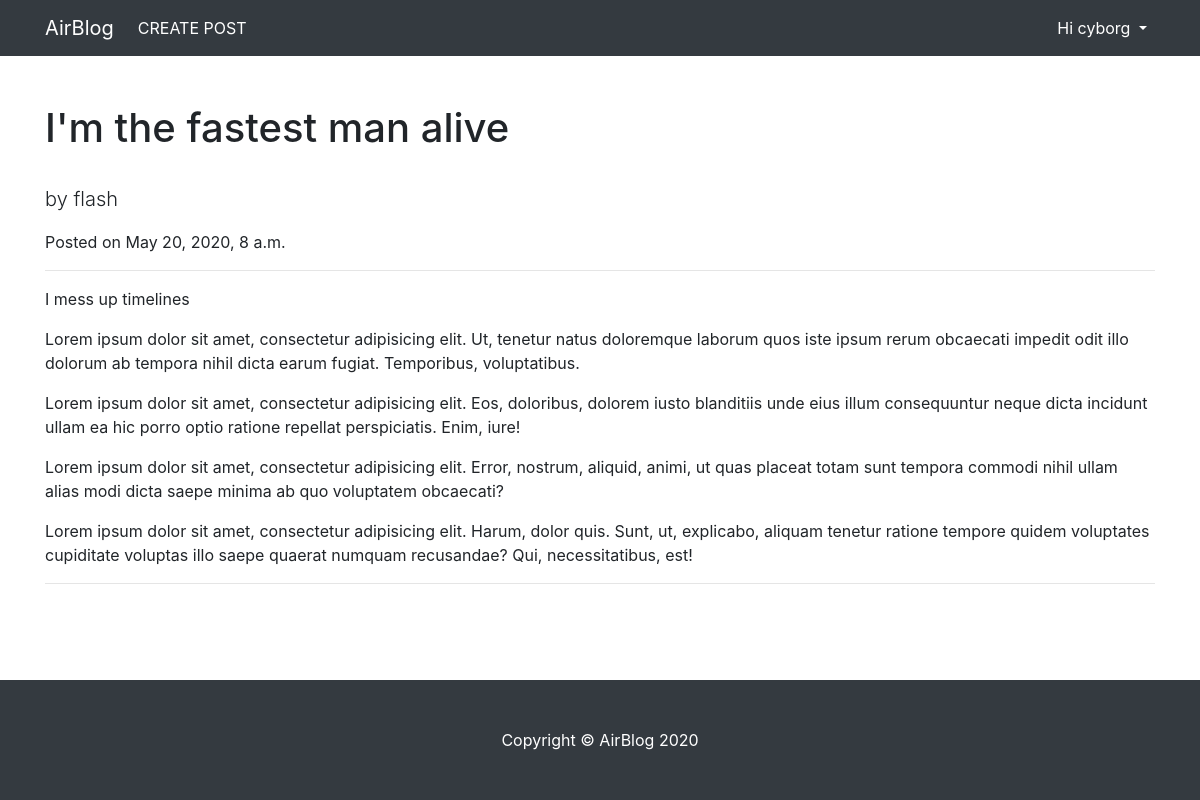
The page /relations/3/detail (signed in) on the database as committed earlier.
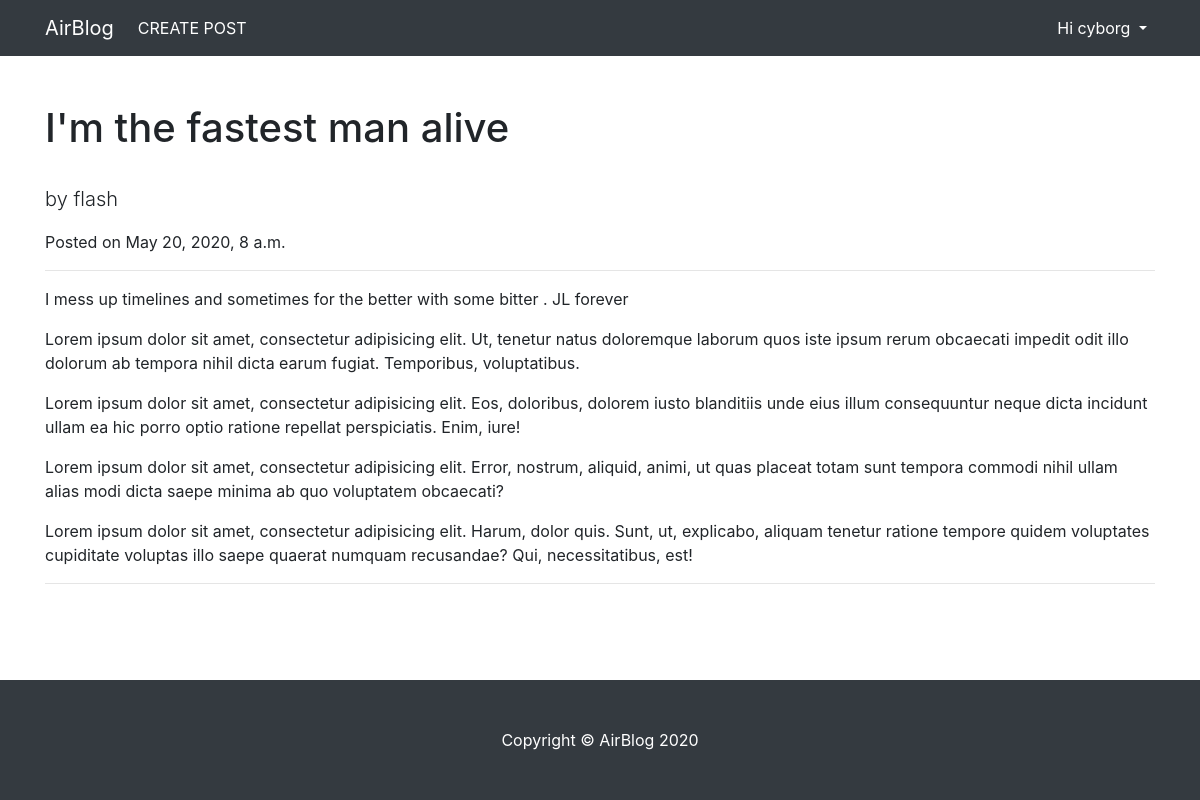
The same page on the database as committed later.
### relations/models.py (models this page shows, shortened)
class relativity(models.Model):
    author = models.ForeignKey(User, on_delete=models.CASCADE)
    title = models.CharField(max_length=50)
    desc  = models.TextField(max_length=100)
    tech  = models.CharField(max_length=50)
    time  = models.DateTimeField(auto_now_add=True)

### relations/views.py (the view)
# urls.py: path('<int:pk>/detail', RetriveThePost.as_view() ,name ="detail"),
class RetriveThePost(PostObjectMixin,LoginRequiredMixin,View):
    template_name="relations/retrivepost.html"
    login_url = "authbasic:signin"
    def get(self,request,id=None,*args, **kwargs):
        content = {}
        obj = self.get_object()
        if obj is not None:
            form = TheEditorUpdater(instance=obj)
            content['obj'] = obj
        return render(request,self.template_name,content)

### relations/views.py (called while the page is built)
    def get_object(self):
        pk = self.kwargs.get("pk")
        obj = None
        if id is not None:
            obj = get_object_or_404(self.model,pk=pk)
        return obj

### templates/relations/retrivepost.html (shortened to what this page needs)
{% extends 'myblog/base.html' %}
{% load static %}
{% block body %}
<div>
  <h1 class="mt-4">{{obj.title}}</h1><br>
  <p class="lead">
    by
    {{obj.author.username}} &nbsp;
  </p>
  <p>Posted on {{obj.time}}</p>
  <hr>
  <p>
    {{obj.desc}}
  </p>
  <p>
    Lorem ipsum dolor sit amet, consectetur adipisicing elit. Ut, tenetur natus
    doloremque laborum quos iste ipsum rerum obcaecati impedit odit illo dolorum
    ab tempora nihil dicta earum fugiat. Temporibus, voluptatibus.
  </p>
  <p>
    Lorem ipsum dolor sit amet, consectetur adipisicing elit. Eos, doloribus,
    dolorem iusto blanditiis unde eius illum consequuntur neque dicta incidunt
    ullam ea hic porro optio ratione repellat perspiciatis. Enim, iure!
  </p>
  <p>
    Lorem ipsum dolor sit amet, consectetur adipisicing elit. Error, nostrum,
    aliquid, animi, ut quas placeat totam sunt tempora commodi nihil ullam alias
    modi dicta saepe minima ab quo voluptatem obcaecati?
  </p>
  <p>
    Lorem ipsum dolor sit amet, consectetur adipisicing elit. Harum, dolor quis.
    Sunt, ut, explicabo, aliquam tenetur ratione tempore quidem voluptates
    cupiditate voluptas illo saepe quaerat numquam recusandae? Qui,
    necessitatibus, est!
  </p>
  <hr />
</div>
{% endblock body %}

Rows that differ between the two databases and show on the page:
changed relativity "I'm the fastest man alive": desc "I mess up timelines" → "I mess up timelines and sometimes for the better with some bitter . JL forever"
